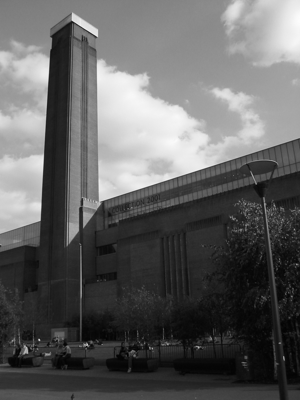
%> input picture ex/ex1/London.png, 300 x 400 px
$ octave MedianFilter.m   (GNU Octave 9; MATLAB toolbox functions it lacks are replaced by stand-ins)
%> lines starting %> are read from the running program, lines starting %| are printed output that depends on the picture
clear 'all';
close 'all';

%read image
Image = imread('../ex1/London.png');
%> Image is the input picture: size 400x300 uint8; min 0, max 252, mean 97.2

%plot the image
figure(1);
subplot(2,2,1);
imshow(Image);
title('Original');

%apply noise with Probability 7%
% Probability = 0.07;
% ImageNoise = imnoise(Image, 'salt & pepper', Probability);
% imwrite(ImageNoise, 'London_noise.png', 'png');
ImageNoise = imread('London_noise.png');
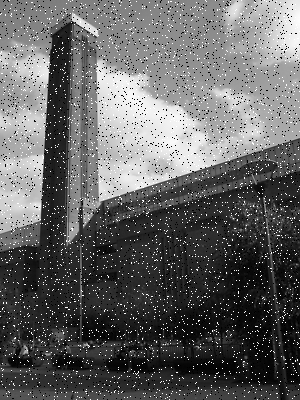
%> input picture ex/ex4/London_noise.png, 300 x 400 px
%> ImageNoise is the input picture: size 400x300 uint8; min 0, max 255, mean 99.3

%plot
subplot(2,2,2);
imshow(ImageNoise);
title('salt & pepper noise, 7%');

%apply a median filter; 3x3 is enough because noise is only one pixel wide
ImageMedian = ordfilt2(ImageNoise, 13, ones(5));
%plot
subplot(2,2,3);
imshow(ImageMedian);
title('Median Filter');

%apply a low pass gaussian filter
GaussM = [1 2 1; 2 4 2; 1 2 1]/16;
ImageGauss = imfilter(ImageNoise, GaussM);
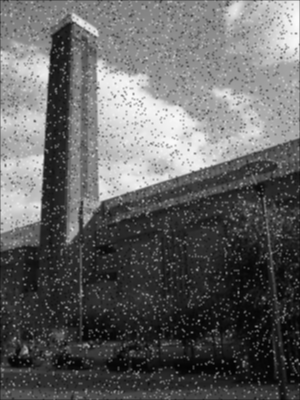
%> ImageGauss: size 400x300 uint8; min 3, max 252, mean 99
%plot
subplot(2,2,4);
imshow(ImageGauss, []);
title('Gauss Filter');

figure(2);hold on
plot(Image(200,:), 'bo-');
xlabel('x-Wert (Zeile 200)');
ylabel('Grauwert');
plot(ImageNoise(200,:), 'r-');
plot(ImageMedian(200,:), 'g-');
plot(ImageGauss(200,:), 'c-');
legend('Original', 'salt & pepper noise, 7%', 'Median Filter', 'Gauss Filter');
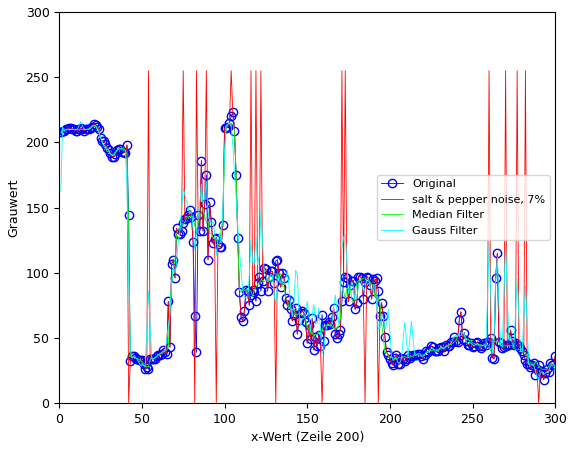
%> figure redrawn from the program's plot data; curve peaks at x = 105, y = 223; curve peaks at x = 54, y = 255; curve peaks at x = 103, y = 215; curve peaks at x = 13, y = 216
